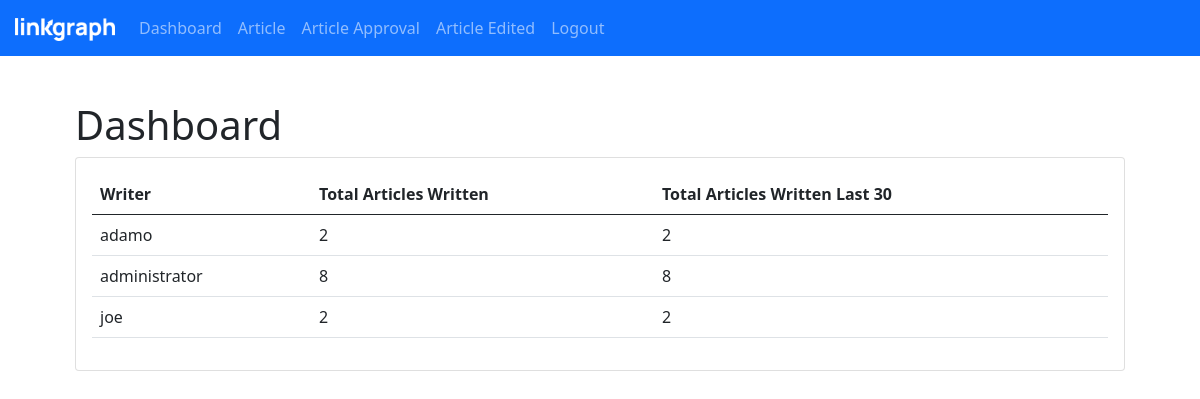
The app's page / (signed in), older data.
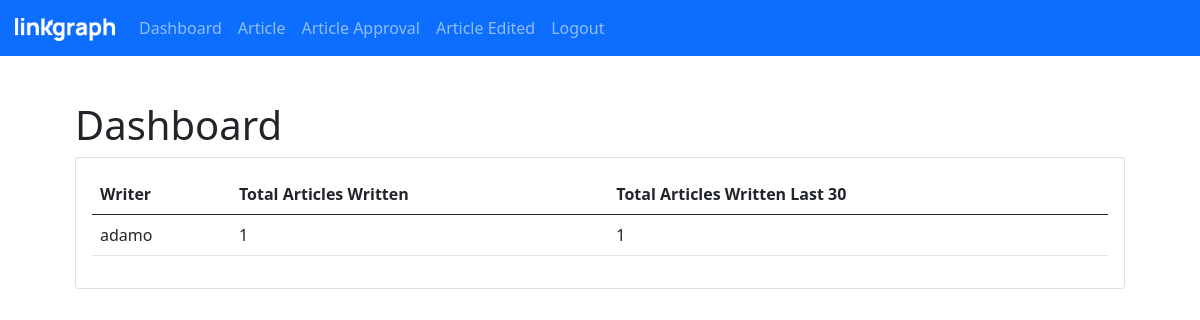
The same page, newer data.
### blog/models.py (models this page shows, shortened)
class Writer(models.Model):
    user = models.OneToOneField(User, on_delete=models.CASCADE)
    is_editor = models.BooleanField(default=False)
    name = models.CharField(max_length=200)

### blog/views.py (the view)
# urls.py: path('', views.get_dashboard, name="dashboard"),
@login_required()
def get_dashboard(request):
    date_filter = datetime.today() - timedelta(days=30)
    last_30_days = Count('written_by', filter=Q(created_at__gt=date_filter))
    writer_info = Article.objects.select_related("written_by__name").values(
        'written_by__name').annotate(total=Count('written_by__name')).annotate(
        last_30_days=last_30_days)
    return render(request, "blog/dashboard.html", {
        "articles": articles,
        "writer_info": writer_info
    })

### blog/templates/blog/dashboard.html
{% extends "blog/nav-base.html" %}
{% block title %}
  Dashboard
{% endblock %}
{% block content %}
<div class="card">
  <div class="card-body">
    <table class="table">
      <thead>
        <tr>
          <th>Writer</th>
          <th>Total Articles Written</th>
          <th>Total Articles Written Last 30</th>
        </tr>
      </thead>
      <tbody>
        {%for data in writer_info%}
        <tr>
          <td>{{data.written_by__name}}</td>
          <td>{{data.total}}</td>
          <td>{{data.last_30_days}}</td>
        </tr>
        {% endfor %}
      </tbody>
    </table>
  </div>
</div>
{% endblock %}

Row changes from the older to the newer data that the page shows:
no longer on this page (row edited): Writer: written_by__name "administrator", total "8", last_30_days "8"
no longer on this page (row edited): Writer: written_by__name "joe", total "2", last_30_days "2"
changed Writer "adamo": total "2" → "1"; last_30_days "2" → "1"
